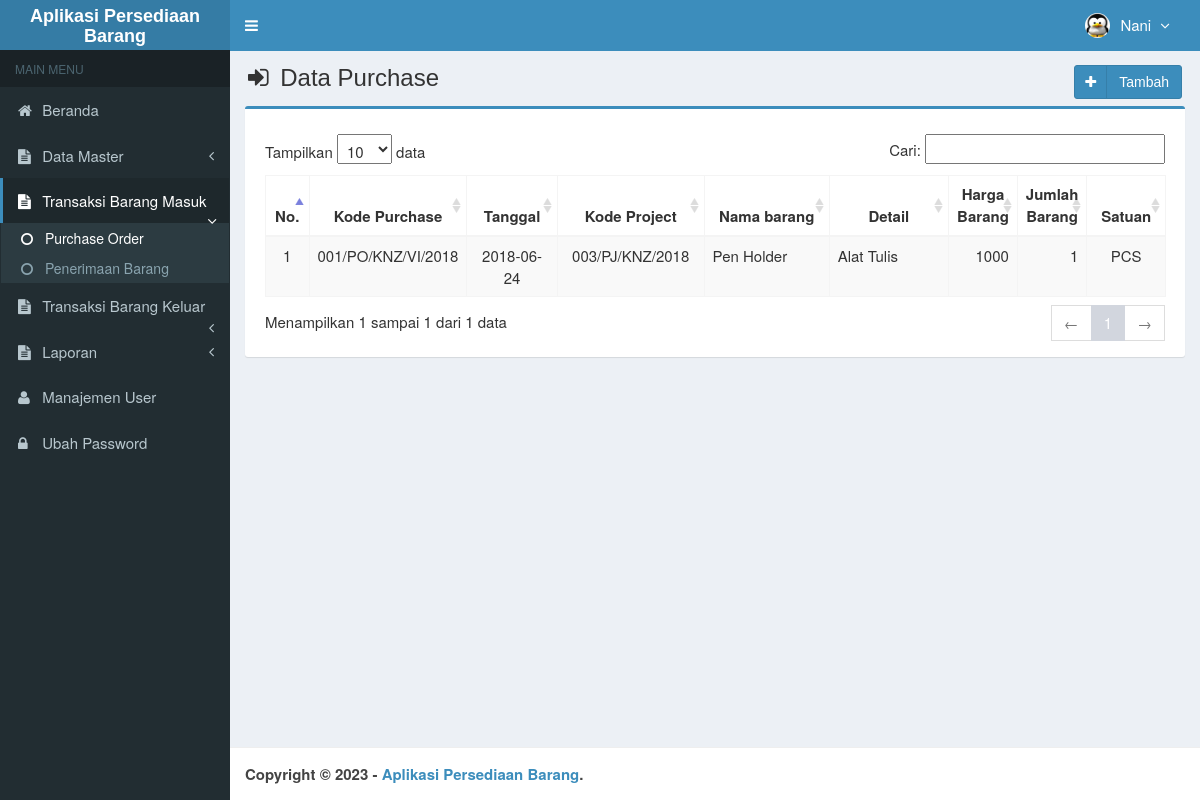
The page /main.php?module=purchase (signed in) on the database its author committed.
### tables this page shows
CREATE TABLE `is_users` (
  `id_user` int(3) NOT NULL,
  `username` varchar(50) NOT NULL,
  `nama_user` varchar(50) NOT NULL,
  `password` varchar(50) NOT NULL,
  `email` varchar(50) DEFAULT NULL,
  `telepon` varchar(13) DEFAULT NULL,
  `foto` varchar(100) DEFAULT NULL,
  `hak_akses` enum('Super Admin','Manajer','Gudang') NOT NULL,
  `status` enum('aktif','blokir') NOT NULL DEFAULT 'aktif',
  `created_at` timestamp NOT NULL DEFAULT current_timestamp(),
  `updated_at` timestamp NOT NULL DEFAULT current_timestamp() ON UPDATE current_timestamp()
);

CREATE TABLE `dpurchase` (
  `kode_detail` int(7) NOT NULL,
  `tanggal_po` date NOT NULL,
  `kode_purchase` varchar(20) NOT NULL,
  `nama_barang` varchar(30) NOT NULL,
  `detail` varchar(200) NOT NULL,
  `harga_barangp` int(7) NOT NULL,
  `satuan` varchar(20) NOT NULL,
  `jumlah` int(7) NOT NULL
);

CREATE TABLE `purchase` (
  `kode_purchase` varchar(20) NOT NULL,
  `tanggal_po` date NOT NULL,
  `kode_supplier` char(20) NOT NULL,
  `kode_project` varchar(30) NOT NULL,
  `status` int(7) NOT NULL,
  `total` int(7) NOT NULL,
  `username` varchar(20) NOT NULL,
  `created_date` timestamp NOT NULL DEFAULT current_timestamp() ON UPDATE current_timestamp()
);

### modules/purchase/view.php (the view, shortened to what this page needs)
<section class="content-header">
  <h1>
    <i class="fa fa-sign-in icon-title"></i> Data Purchase
    <a class="btn btn-primary btn-social pull-right" href="?module=form_purchase&form" title="Tambah Data" data-toggle="tooltip">
      <i class="fa fa-plus"></i> Tambah
    </a>
  </h1>
</section>
<section class="content">
  <div class="row">
    <div class="col-md-12">
      <div class="box box-primary">
        <div class="box-body">
          <table id="dataTables1" class="table table-bordered table-striped table-hover">
            <thead>
              <tr>
                <th class="center">No.</th>
                <th class="center">Kode Purchase</th>
                <th class="center">Tanggal</th>
                <th class="center">Kode Project</th>
                <th class="center">Nama barang</th>
                <th class="center">Detail</th>
                <th class="center">Harga Barang</th>
                <th class="center">Jumlah Barang</th>
                <th class="center">Satuan</th>
              </tr>
            </thead>
            <tbody>
            <?php
            $no = 1;
            $query = mysqli_query($mysqli, "SELECT b.kode_purchase,b.tanggal_po,b.kode_project,a.kode_purchase,a.nama_barang,a.detail ,a.satuan,a.harga_barangp,a.jumlah
                                            FROM dpurchase as a INNER JOIN purchase as b ON a.kode_purchase=b.kode_purchase ")
                                            or die('Ada kesalahan pada query tampil Data Purchase: '.mysqli_error($mysqli));
            while ($data = mysqli_fetch_assoc($query)) {
              echo "<tr>
                      <td width='30' class='center'>$no</td>
                      <td width='100' class='center'>$data[kode_purchase]</td>
                      <td width='100' class='center'>$data[tanggal_po]</td>
                      <td width='150' class='center'>$data[kode_project]</td>
                      <td width='200'>$data[nama_barang]</td>
                      <td width='200'>$data[detail]</td>
                      <td width='50' align='right'>$data[harga_barangp]</td>
                      <td width='50' align='right'>$data[jumlah]</td>
                      <td width='80' class='center'>$data[satuan]</td>
                    </tr>";
              $no++;
            }
            ?>
            </tbody>
          </table>
        </div>
      </div>
    </div>
  </div>
</section><!-- /.content

### top-menu.php (shortened to what this page needs)
<?php
require_once "config/database.php";
$query = mysqli_query($mysqli, "SELECT id_user, nama_user, foto, hak_akses FROM is_users WHERE id_user='$_SESSION[id_user]'")
                                or die('Ada kesalahan pada query tampil Manajemen User: '.mysqli_error($mysqli));
$data = mysqli_fetch_assoc($query);
?>
<li class="dropdown user user-menu">
  <a href="#" class="dropdown-toggle" data-toggle="dropdown">
  <?php
  if ($data['foto']=="") { ?>
    <img src="images/user/user-default.png" class="user-image" alt="User Image"/>
  <?php
  }
  else { ?>
    <img src="images/user/<?php echo $data['foto']; ?>" class="user-image" alt="User Image"/>
  <?php
  }
  ?>
    <span class="hidden-xs"><?php echo $data['nama_user']; ?> <i style="margin-left:5px" class="fa fa-angle-down"></i></span>
  </a>
</li>

### assets/css/style.css (style rules this page uses)
.btn-social *:first-child { border-right: 1px solid rgba(0, 0, 0, 0.1); bottom: 0; font-size: 1em !important; left: 0; line-height: 32px !important; position: absolute; text-align: center; top: 0; width: 32px !important; }
.content-header { padding: 15px 18px 0; position: relative; }
.center { text-align:center; }
.icon-title { margin-right: 5px; }
body { background-color: #fff; color: #333; font-size: 15px; line-height: 1.42857; }

### rows shown on the page
is_users: foto (picture), nama_user "Nani"
dpurchase: kode_purchase "001/PO/KNZ/VI/2018", kode_purchase.tanggal_po "2018-06-24", kode_purchase.kode_project "003/PJ/KNZ/2018", nama_barang "Pen Holder", detail "Alat Tulis", harga_barangp "1000", jumlah "1", satuan "PCS"
